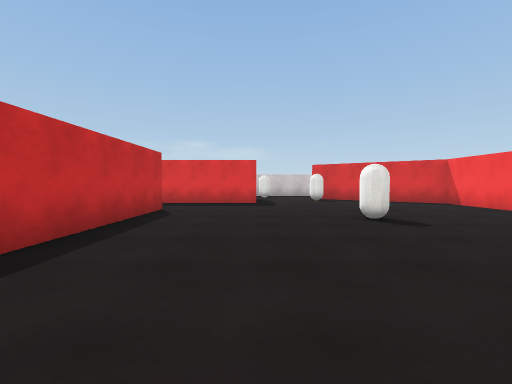
view 1 (above)

17 first-person views from a walk through a 3-D level made in the Unity game engine. The camera is 1.3 m above the floor, tilts 2° down and sees 90° across. The floor is counted in squares, 2 m on a side. Each view is taken from the middle of a square. On the plan, view 1 faces up. The plan holds only what a view shows up to about 9 squares ahead; the rest is blank. The player character is not drawn. Surface patterns are stand-ins for the level's own textures.

view 2
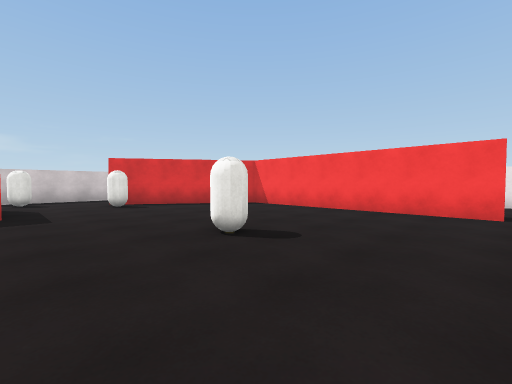

view 3
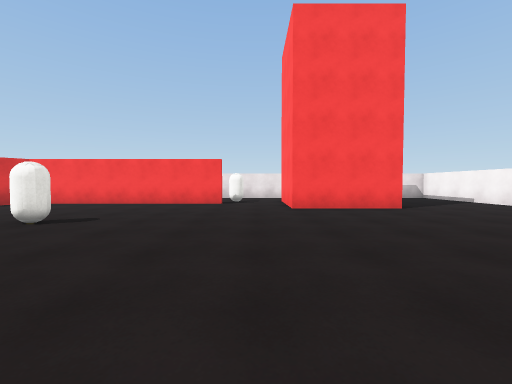

view 4
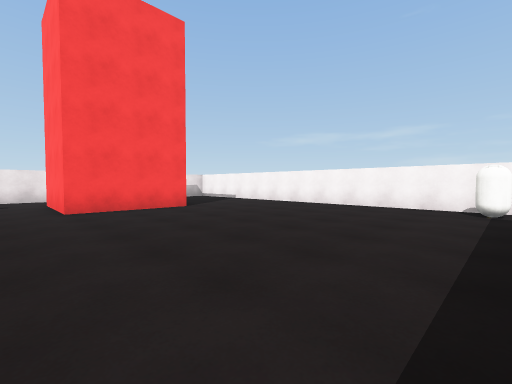

view 5
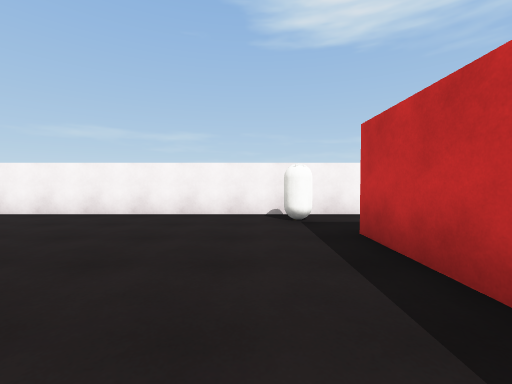

view 6
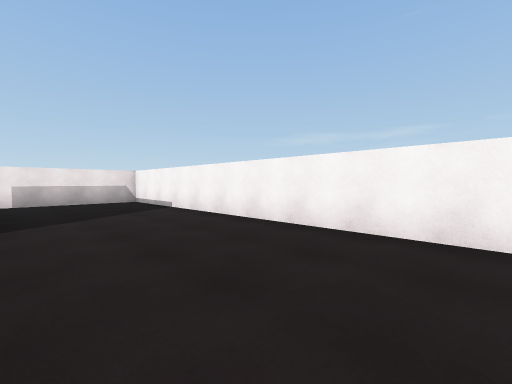

view 7
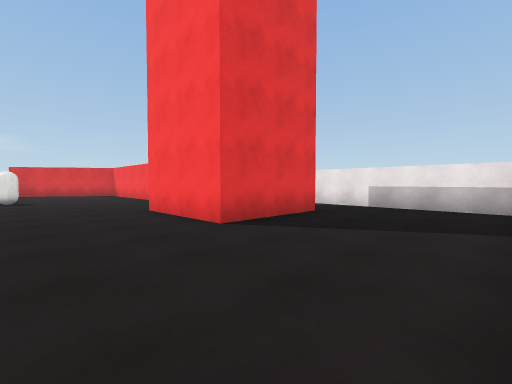

view 8
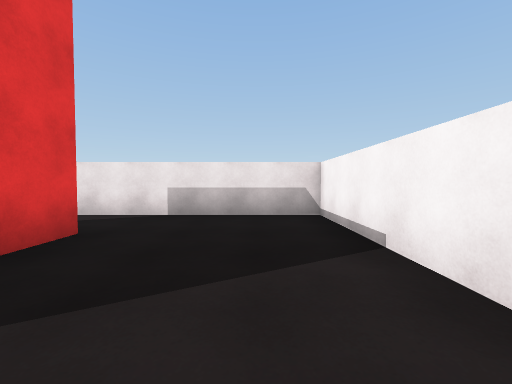

view 9
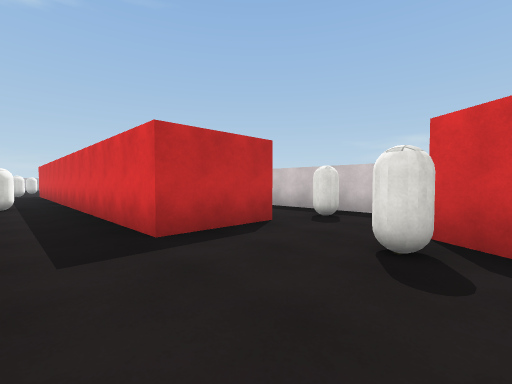

view 10
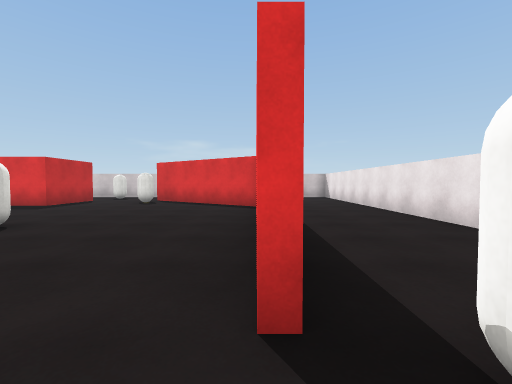

view 11
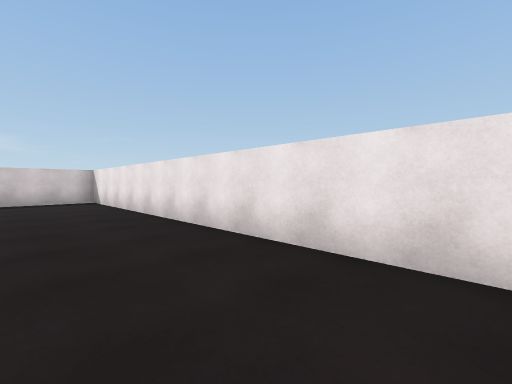

view 12
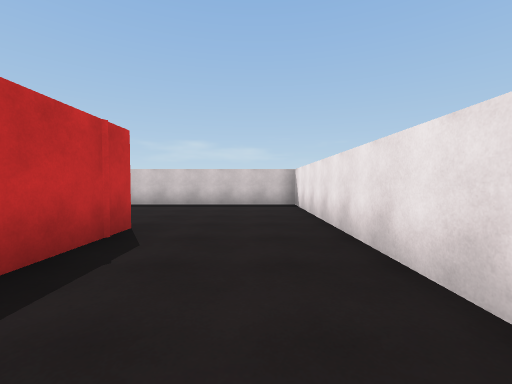

view 13
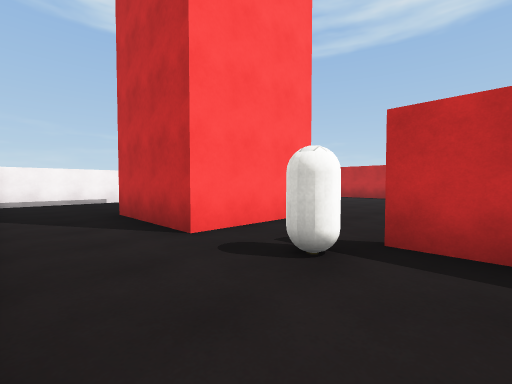

view 14
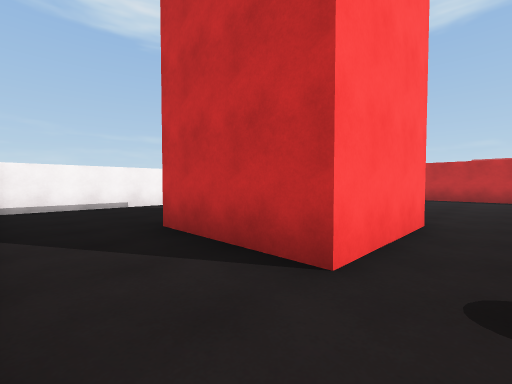

view 15
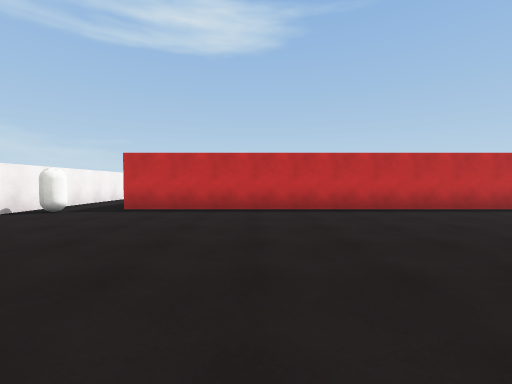

view 16
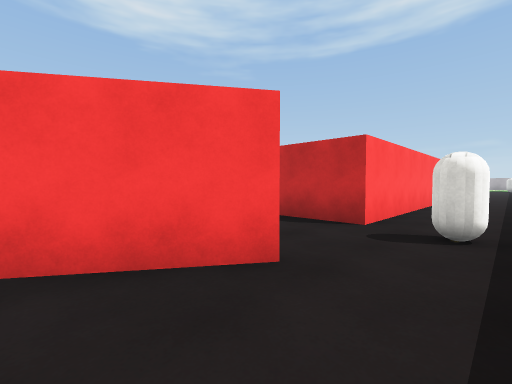

view 17
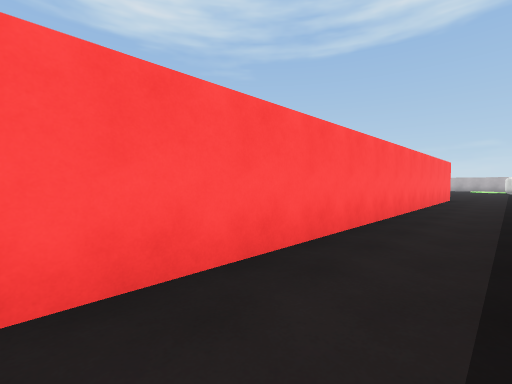

### Floor plan
Ten units are one square. View 1 is at (0, 0); x grows to the right and y downward. Boxes are objects, and circles mark ways between rooms. Rooms are numbered by the first view taken in them; rooms with no view inside come last. Other rooms are left out.
<svg viewBox="-126 -132 223 202">
<path fill="none" stroke="#000" d="M45 -1 73 -1 73 27 45 27 45 -1M60 -20 60 -81 25 -104M-23 -64 -23 44M-50 63 92 63 92 -15M21 -127 -20 -127M-121 -104 0 -104 0 -83 -55 -83M62 -88 62 -68M62 -31 62 -20M26 -105 40 -96M92 -15 92 -127 42 -127"/>
<rect x="-55" y="-75" width="10" height="10" fill="#bbb"><title>capsule</title></rect>
<rect x="-25" y="55" width="10" height="10" fill="#bbb"><title>capsule</title></rect>
<rect x="-5" y="-125" width="10" height="10" fill="#bbb"><title>capsule</title></rect>
<rect x="15" y="-55" width="10" height="20" fill="#bbb"><title>capsule</title></rect>
<rect x="15" y="-105" width="10" height="10" fill="#bbb"><title>capsule</title></rect>
<rect x="65" y="-25" width="10" height="10" fill="#bbb"><title>capsule</title></rect>
<circle cx="20" cy="-115" r="3" fill="#2a7"/>
<circle cx="60" cy="-10" r="3" fill="#2a7"/>
<circle cx="85" cy="-5" r="3" fill="#2a7"/>
<text x="10" y="-20">1</text>
<text x="70" y="-80">2</text>
</svg>
Room 1 opens to room 2.

Where each view was taken, in squares from view 1:
view 1: 0 up, 0 right, facing up
view 2: 2 up, 0 right, facing up-right
view 3: 1 up, 2 left, facing right
view 4: 1 up, 2 left, facing down-right
view 5: 1 down, 1 left, facing down
view 6: 3 down, 0 right, facing down-right
view 7: 6 down, 2 right, facing up-right
view 8: 5 down, 4 right, facing right
view 9: 7 up, 3 right, facing up-left
view 10: 1 up, 6 right, facing up
view 11: 3 up, 7 right, facing up-right
view 12: 5 up, 8 right, facing up
view 13: 3 up, 9 right, facing down-left
view 14: 1 up, 9 right, facing down-left
view 15: 1 down, 4 right, facing left
view 16: 12 up, 4 right, facing down-left
view 17: 12 up, 1 left, facing down-left
